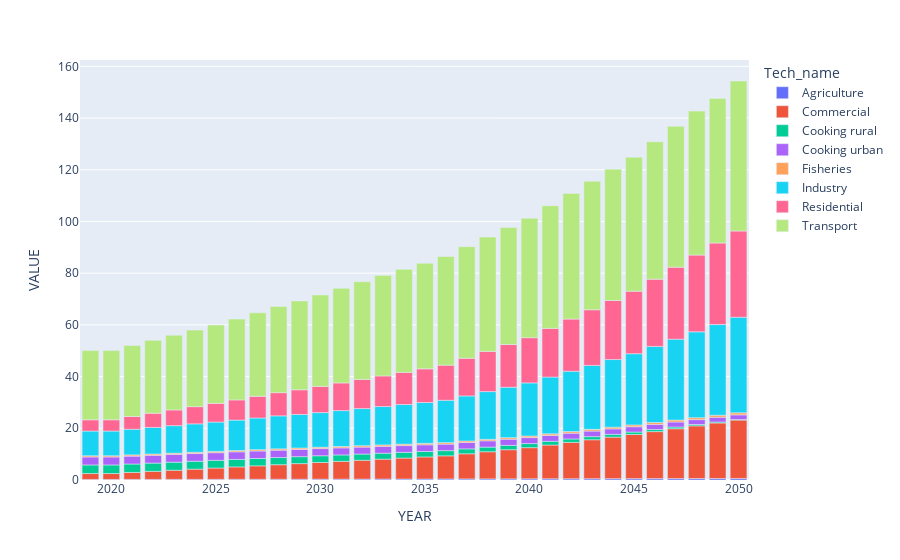

Source (notebook cell):
### Code cell
px.bar(fe, x="YEAR", y='VALUE', color='Tech_name')

### Figure 1 — Plotly figure (JSON) as saved in the notebook; plotly's stock layout.template omitted (floating-point values rounded to 4 significant figures)
{"data": [{"alignmentgroup": "True", "hovertemplate": "Tech_name=Agriculture<br>YEAR=%{x}<br>VALUE=%{y}<extra></extra>", "legendgroup": "Agriculture", "marker": {"color": "#636efa"}, "name": "Agriculture", "offsetgroup": "Agriculture", "orientation": "v", "showlegend": true, "textposition": "auto", "type": "bar", "x": [2019, 2020, 2021, 2022, 2023, 2024, 2025, 2026, 2027, 2028, 2029, 2030, 2031, 2032, 2033, 2034, 2035, 2036, 2037, 2038, 2039, 2040, 2041, 2042, 2043, 2044, 2045, 2046, 2047, 2048, 2049, 2050], "xaxis": "x", "y": [0.2262, 0.2262, 0.2357, 0.2451, 0.2545, 0.2639, 0.2734, 0.2847, 0.2951, 0.3065, 0.3169, 0.3283, 0.3413, 0.3532, 0.3661, 0.378, 0.3908, 0.4042, 0.4184, 0.4323, 0.4465, 0.4606, 0.4748, 0.4889, 0.5029, 0.517, 0.5311, 0.5451, 0.5592, 0.5734, 0.5874, 0.6015], "yaxis": "y"}, {"alignmentgroup": "True", "hovertemplate": "Tech_name=Commercial<br>YEAR=%{x}<br>VALUE=%{y}<extra></extra>", "legendgroup": "Commercial", "marker": {"color": "#EF553B"}, "name": "Commercial", "offsetgroup": "Commercial", "orientation": "v", "showlegend": true, "textposition": "auto", "type": "bar", "x": [2019, 2020, 2021, 2022, 2023, 2024, 2025, 2026, 2027, 2028, 2029, 2030, 2031, 2032, 2033, 2034, 2035, 2036, 2037, 2038, 2039, 2040, 2041, 2042, 2043, 2044, 2045, 2046, 2047, 2048, 2049, 2050], "xaxis": "x", "y": [2.268, 2.268, 2.685, 3.103, 3.52, 3.937, 4.354, 4.771, 5.189, 5.606, 6.023, 6.44, 6.857, 7.274, 7.692, 8.109, 8.526, 8.944, 9.72, 10.5, 11.27, 12.05, 13.05, 14.06, 15.06, 16.07, 17.07, 18.17, 19.27, 20.37, 21.47, 22.57], "yaxis": "y"}, {"alignmentgroup": "True", "hovertemplate": "Tech_name=Cooking rural<br>YEAR=%{x}<br>VALUE=%{y}<extra></extra>", "legendgroup": "Cooking rural", "marker": {"color": "#00cc96"}, "name": "Cooking rural", "offsetgroup": "Cooking rural", "orientation": "v", "showlegend": true, "textposition": "auto", "type": "bar", "x": [2019, 2020, 2021, 2022, 2023, 2024, 2025, 2026, 2027, 2028, 2029, 2030, 2031, 2032, 2033, 2034, 2035, 2036, 2037, 2038, 2039, 2040, 2041, 2042, 2043, 2044, 2045, 2046, 2047, 2048, 2049, 2050], "xaxis": "x", "y": [3.331, 3.331, 3.265, 3.195, 3.129, 3.061, 2.994, 2.918, 2.845, 2.768, 2.688, 2.61, 2.502, 2.406, 2.311, 2.216, 2.123, 2.013, 1.904, 1.795, 1.685, 1.575, 1.449, 1.324, 1.202, 1.075, 0.95, 0.809, 0.666, 0.524, 0.384, 0.242], "yaxis": "y"}, {"alignmentgroup": "True", "hovertemplate": "Tech_name=Cooking urban<br>YEAR=%{x}<br>VALUE=%{y}<extra></extra>", "legendgroup": "Cooking urban", "marker": {"color": "#ab63fa"}, "name": "Cooking urban", "offsetgroup": "Cooking urban", "orientation": "v", "showlegend": true, "textposition": "auto", "type": "bar", "x": [2019, 2020, 2021, 2022, 2023, 2024, 2025, 2026, 2027, 2028, 2029, 2030, 2031, 2032, 2033, 2034, 2035, 2036, 2037, 2038, 2039, 2040, 2041, 2042, 2043, 2044, 2045, 2046, 2047, 2048, 2049, 2050], "xaxis": "x", "y": [3.079, 3.079, 3.054, 3.025, 2.997, 2.971, 2.942, 2.917, 2.887, 2.851, 2.814, 2.774, 2.732, 2.692, 2.651, 2.611, 2.57, 2.522, 2.474, 2.425, 2.376, 2.328, 2.273, 2.218, 2.163, 2.109, 2.054, 1.997, 1.942, 1.888, 1.834, 1.777], "yaxis": "y"}, {"alignmentgroup": "True", "hovertemplate": "Tech_name=Fisheries<br>YEAR=%{x}<br>VALUE=%{y}<extra></extra>", "legendgroup": "Fisheries", "marker": {"color": "#FFA15A"}, "name": "Fisheries", "offsetgroup": "Fisheries", "orientation": "v", "showlegend": true, "textposition": "auto", "type": "bar", "x": [2019, 2020, 2021, 2022, 2023, 2024, 2025, 2026, 2027, 2028, 2029, 2030, 2031, 2032, 2033, 2034, 2035, 2036, 2037, 2038, 2039, 2040, 2041, 2042, 2043, 2044, 2045, 2046, 2047, 2048, 2049, 2050], "xaxis": "x", "y": [0.4756, 0.4751, 0.4808, 0.4865, 0.4923, 0.4982, 0.5041, 0.5102, 0.5163, 0.5225, 0.5288, 0.5352, 0.5416, 0.5482, 0.5548, 0.5615, 0.5684, 0.5753, 0.5823, 0.5894, 0.5966, 0.6039, 0.622, 0.6405, 0.6597, 0.6794, 0.6997, 0.7206, 0.7421, 0.7643, 0.7871, 0.8106], "yaxis": "y"}, {"alignmentgroup": "True", "hovertemplate": "Tech_name=Industry<br>YEAR=%{x}<br>VALUE=%{y}<extra></extra>", "legendgroup": "Industry", "marker": {"color": "#19d3f3"}, "name": "Industry", "offsetgroup": "Industry", "orientation": "v", "showlegend": true, "textposition": "auto", "type": "bar", "x": [2019, 2020, 2021, 2022, 2023, 2024, 2025, 2026, 2027, 2028, 2029, 2030, 2031, 2032, 2033, 2034, 2035, 2036, 2037, 2038, 2039, 2040, 2041, 2042, 2043, 2044, 2045, 2046, 2047, 2048, 2049, 2050], "xaxis": "x", "y": [9.555, 9.555, 9.913, 10.27, 10.63, 10.98, 11.34, 11.77, 12.25, 12.77, 12.98, 13.39, 13.87, 14.36, 14.84, 15.32, 15.8, 16.38, 17.42, 18.46, 19.5, 20.54, 21.94, 23.34, 24.74, 26.14, 27.54, 29.42, 31.31, 33.19, 35.07, 36.95], "yaxis": "y"}, {"alignmentgroup": "True", "hovertemplate": "Tech_name=Residential<br>YEAR=%{x}<br>VALUE=%{y}<extra></extra>", "legendgroup": "Residential", "marker": {"color": "#FF6692"}, "name": "Residential", "offsetgroup": "Residential", "orientation": "v", "showlegend": true, "textposition": "auto", "type": "bar", "x": [2019, 2020, 2021, 2022, 2023, 2024, 2025, 2026, 2027, 2028, 2029, 2030, 2031, 2032, 2033, 2034, 2035, 2036, 2037, 2038, 2039, 2040, 2041, 2042, 2043, 2044, 2045, 2046, 2047, 2048, 2049, 2050], "xaxis": "x", "y": [4.349, 4.349, 4.925, 5.501, 6.078, 6.654, 7.229, 7.807, 8.384, 8.961, 9.538, 10.12, 10.69, 11.27, 11.85, 12.43, 13.01, 13.59, 14.56, 15.54, 16.51, 17.49, 18.82, 20.16, 21.5, 22.84, 24.17, 26.01, 27.85, 29.68, 31.52, 33.36], "yaxis": "y"}, {"alignmentgroup": "True", "hovertemplate": "Tech_name=Transport<br>YEAR=%{x}<br>VALUE=%{y}<extra></extra>", "legendgroup": "Transport", "marker": {"color": "#B6E880"}, "name": "Transport", "offsetgroup": "Transport", "orientation": "v", "showlegend": true, "textposition": "auto", "type": "bar", "x": [2019, 2020, 2021, 2022, 2023, 2024, 2025, 2026, 2027, 2028, 2029, 2030, 2031, 2032, 2033, 2034, 2035, 2036, 2037, 2038, 2039, 2040, 2041, 2042, 2043, 2044, 2045, 2046, 2047, 2048, 2049, 2050], "xaxis": "x", "y": [26.76, 26.76, 27.47, 28.18, 28.89, 29.6, 30.31, 31.24, 32.29, 33.33, 34.38, 35.38, 36.59, 37.79, 38.87, 39.9, 40.87, 42.04, 43.17, 44.24, 45.26, 46.23, 47.45, 48.62, 49.74, 50.81, 51.81, 53.17, 54.46, 55.7, 55.92, 58.02], "yaxis": "y"}], "layout": {"barmode": "relative", "legend": {"title": {"text": "Tech_name"}, "tracegroupgap": 0}, "margin": {"t": 60}, "xaxis": {"anchor": "y", "domain": [0, 1], "title": {"text": "YEAR"}}, "yaxis": {"anchor": "x", "domain": [0, 1], "title": {"text": "VALUE"}}}}
